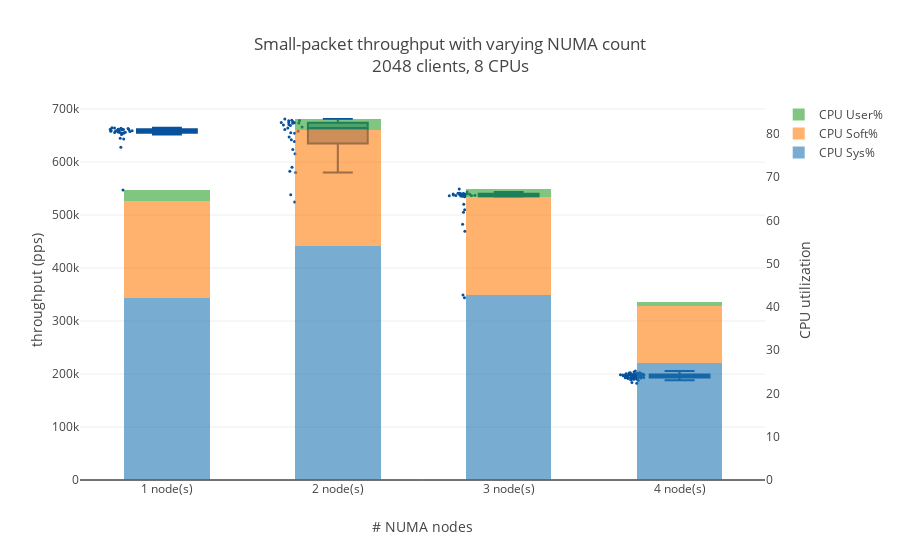

Notebook code for this chart:
### Code cell
data = []

barwidth = 0.5

x = [numacount + " node(s)" for numacount in 
    agged.index.astype(int).astype(str)]

# Throughput
data.append(Bar(
    x = x,
    y = agged[("[CPU]Sys%", "mean")],
    yaxis = 'y2',
    name = 'CPU Sys%',
    width = barwidth,
    opacity=0.6
))
data.append(Bar(
    x = x,
    y = agged[("[CPU]Soft%", "mean")],
    yaxis = 'y2',
    name = 'CPU Soft%',
    width = barwidth,
    opacity=0.6
))
data.append(Bar(
    x = x,
    y = agged[("[CPU]User%", "mean")],
    yaxis = 'y2',
    name = 'CPU User%',
    width = barwidth,
    opacity=0.6
))

for label, df in grouped:
    data.append(Box(
        y = df["throughput"],
        name = "%s node(s)" % label,
        boxpoints = 'all',
        #boxmean = "sd",
        showlegend = False,
        marker = dict(color = "rgb(8, 81, 156)",
                     size = 3),
        jitter = 0.5,
    ))

    
layout = Layout (
    xaxis = {'title': '# NUMA nodes'},
    yaxis = {'title': 'throughput (pps)', 'rangemode': 'tozero'},
    yaxis2 = {'title': 'CPU utilization', 
              'side': 'right', 
              'overlaying': 'y',
              'showgrid': False},
    title = 'Small-packet throughput with varying NUMA count<br>2048 clients, 8 CPUs',
    #legend = {'x': 0.01, 'y': 1},
    #boxmode = "group"
    barmode = "stack",
    boxgap = 0.5
)

fig = dict(data=data, layout=layout)
iplot(fig, filename='tcp-cpu-throughput-varynuma-2048cli')

### Figure 1 — Plotly figure (JSON) as saved in the notebook; plotly's stock layout.template omitted (floating-point values rounded to 4 significant figures)
{"data": [{"name": "CPU Sys%", "opacity": 0.6, "type": "bar", "width": 0.5, "x": ["1 node(s)", "2 node(s)", "3 node(s)", "4 node(s)"], "y": [42.04, 54.04, 42.66, 27.15], "yaxis": "y2"}, {"name": "CPU Soft%", "opacity": 0.6, "type": "bar", "width": 0.5, "x": ["1 node(s)", "2 node(s)", "3 node(s)", "4 node(s)"], "y": [22.47, 26.79, 22.82, 12.97], "yaxis": "y2"}, {"name": "CPU User%", "opacity": 0.6, "type": "bar", "width": 0.5, "x": ["1 node(s)", "2 node(s)", "3 node(s)", "4 node(s)"], "y": [2.428, 2.616, 1.795, 1.113], "yaxis": "y2"}, {"boxpoints": "all", "jitter": 0.5, "marker": {"color": "rgb(8, 81, 156)", "size": 3}, "name": "1 node(s)", "showlegend": false, "type": "box", "y": [664700.0, 661600.0, 547000.0, 659700.0, 655300.0, 658500.0, 661800.0, 662000.0, 654400.0, 656100.0, 627600.0, 661400.0, 654900.0, 657900.0, 664000.0, 661700.0, 652000.0, 656700.0, 663400.0, 644600.0, 655600.0, 661000.0, 660600.0, 661300.0, 657600.0, 659300.0, 659000.0, 655600.0, 663800.0, 643300.0]}, {"boxpoints": "all", "jitter": 0.5, "marker": {"color": "rgb(8, 81, 156)", "size": 3}, "name": "2 node(s)", "showlegend": false, "type": "box", "y": [615400.0, 658100.0, 675800.0, 538300.0, 580100.0, 673000.0, 524700.0, 673400.0, 642000.0, 668800.0, 655100.0, 669800.0, 590200.0, 666000.0, 623700.0, 582400.0, 663900.0, 678800.0, 670800.0, 654300.0, 661100.0, 674000.0, 678000.0, 638900.0, 647200.0, 674500.0, 674600.0, 678500.0, 681100.0]}, {"boxpoints": "all", "jitter": 0.5, "marker": {"color": "rgb(8, 81, 156)", "size": 3}, "name": "3 node(s)", "showlegend": false, "type": "box", "y": [505400.0, 537800.0, 534400.0, 539700.0, 538000.0, 535800.0, 520200.0, 535800.0, 543600.0, 510000.0, 538400.0, 540500.0, 537400.0, 536300.0, 541100.0, 535800.0, 535800.0, 540000.0, 539300.0, 540100.0, 536800.0, 548900.0, 539000.0, 469300.0, 482500.0, 539700.0, 536400.0, 541000.0, 540300.0, 537300.0, 349100.0, 343700.0]}, {"boxpoints": "all", "jitter": 0.5, "marker": {"color": "rgb(8, 81, 156)", "size": 3}, "name": "4 node(s)", "showlegend": false, "type": "box", "y": [193200.0, 203900.0, 196100.0, 200400.0, 196500.0, 199100.0, 193900.0, 201400.0, 196700.0, 199400.0, 198500.0, 197300.0, 198400.0, 199000.0, 184100.0, 202100.0, 198000.0, 199400.0, 202300.0, 205500.0, 193500.0, 194900.0, 191200.0, 193500.0, 190400.0, 182500.0, 197600.0, 200100.0, 193000.0, 190200.0, 199600.0, 196500.0, 191600.0, 198800.0, 197400.0, 200600.0, 193800.0, 196300.0, 190200.0, 198000.0, 188900.0, 198200.0, 197800.0, 196100.0, 196000.0, 194400.0, 192100.0, 193500.0, 192200.0, 191000.0, 198900.0, 202500.0, 192200.0, 194900.0, 198300.0, 198700.0, 188400.0, 195600.0, 196300.0, 200600.0]}], "layout": {"barmode": "stack", "boxgap": 0.5, "title": "Small-packet throughput with varying NUMA count<br>2048 clients, 8 CPUs", "xaxis": {"title": "# NUMA nodes"}, "yaxis": {"rangemode": "tozero", "title": "throughput (pps)"}, "yaxis2": {"overlaying": "y", "showgrid": false, "side": "right", "title": "CPU utilization"}}}
